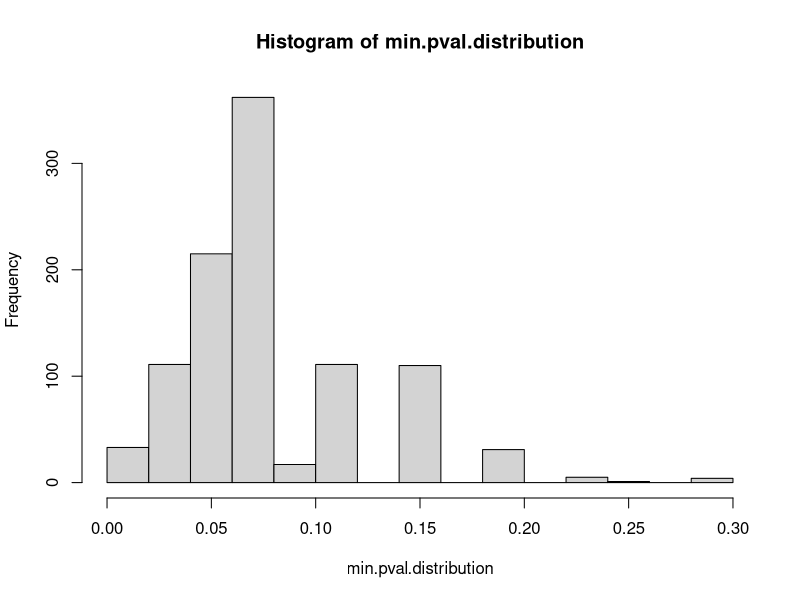

The R source for this figure:
# computational statistics series 8 problem 1

# for replication
set.seed(1)
n <- 30
p <- 50
# relevant covariate
x_true <- sample(c(0:1),size = n,replace = T)
# noise covariates
x <- matrix(sample(c(0:1),size=n*p,replace = T),ncol=p,nrow=n)
# combination of the two
x <- cbind(x_true, x)
# response
y <- ifelse(x[,1]==0, 0, sample(c(0:1), size = n, replace = T))

# 1a bonferroni correction
extract.pval.attr <- function(inner.list){
  return(inner.list$p.value)
}

n.tests <- dim(x)[2]
chisq.res <- apply(X = x, MARGIN = 2, FUN = chisq.test, y=y)
p.values.uncorrected <- sapply(chisq.res, extract.pval.attr)
min.pval.uncorrected <- min(p.values.uncorrected)
p.values.bonferroni <- pmin(p.values.uncorrected*n.tests,1)
min.pval.bonferroni <- min(p.values.bonferroni)
# only the first p-value is smaller than 1. It would be rejected for alpha=0.05.
# min pval corrected = 0.0931

# 1b Westfall Young permutation procedure
min.pval.chisq <- function(y.response,x.covariates.mat){
  chisq.res <- apply(X = x.covariates.mat, MARGIN = 2, FUN = chisq.test, y=y.response)
  p.values.uncorrected <- sapply(chisq.res, extract.pval.attr)
  min.pvalue <- min(p.values.uncorrected)
  return(min.pvalue)
}

empirical.pvalue.smallside <- function(statistic, statistic.distribution){
  as.extreme.count <- sum(statistic.distribution <= statistic)
  emp.pval <- (as.extreme.count+1)/(length(statistic.distribution)+1)
  return(emp.pval)
}

n.permutations <- 1000
y_permutations = replicate(n = n.permutations,expr = sample(y))
min.pval.distribution <- apply(y_permutations, 2, min.pval.chisq, x.covariates.mat=x)
westfal.young.pval <- empirical.pvalue.smallside(min.pval.uncorrected, min.pval.distribution)
# westfall young p value = 0.0190. less conservative
hist(min.pval.distribution)
